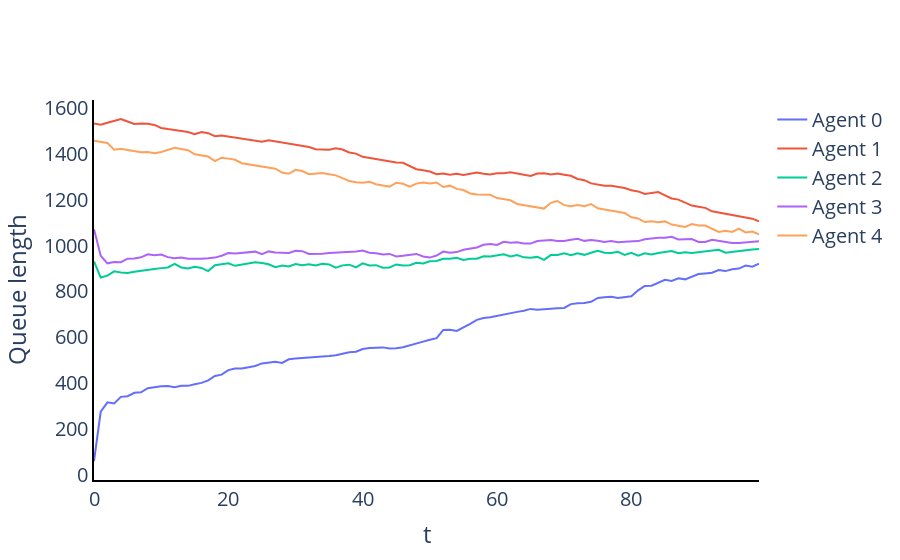
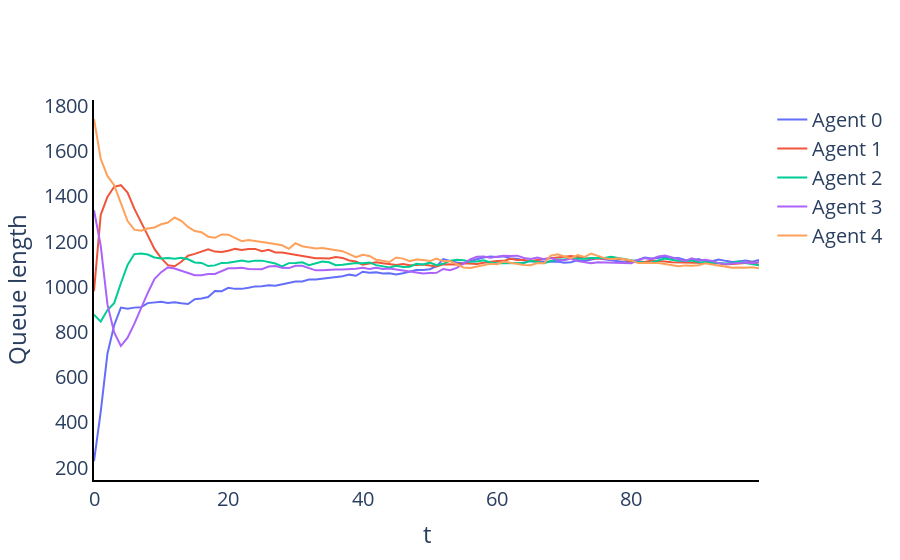
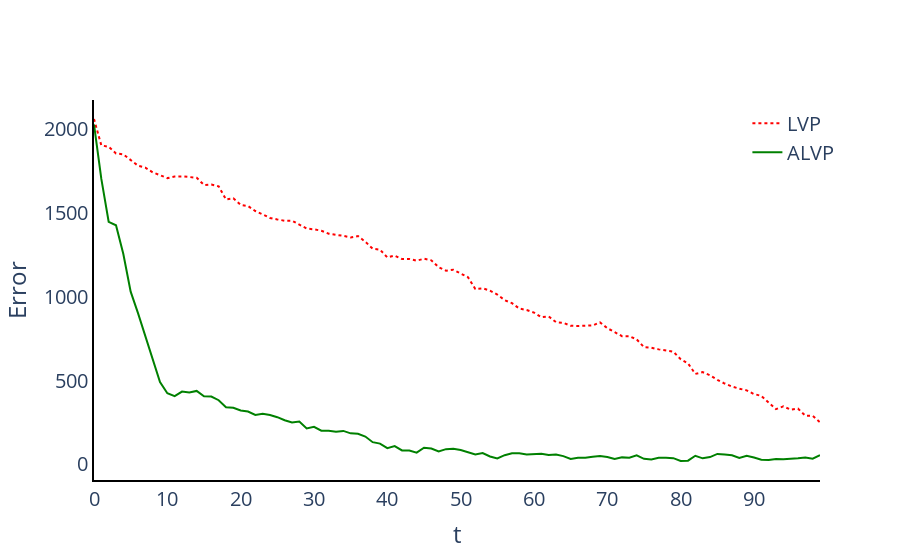
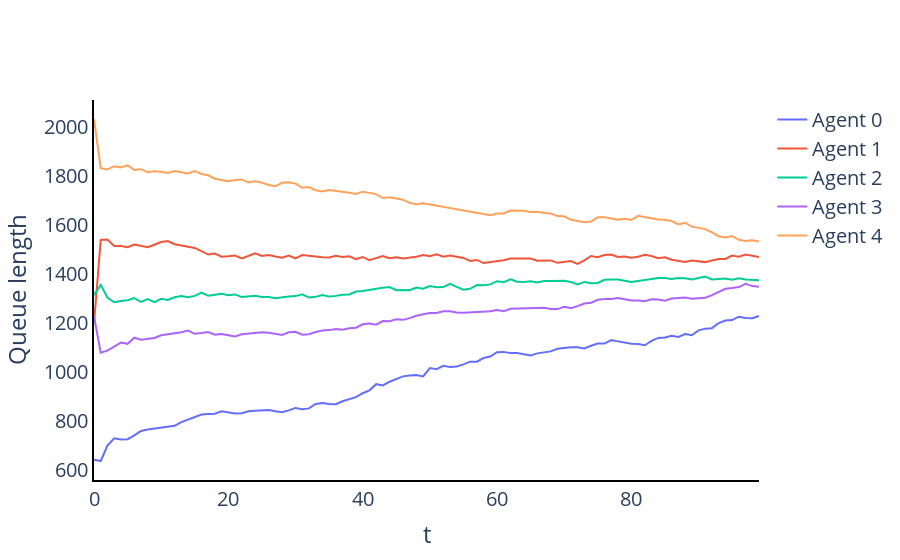

These figures' notebook cell, in order:
### Markdown cell above
For number of iterations iter run lvp and alvp.


alvp parameters specified in variable parameters and saved in file.

### Code cell
iter = 10
for i in range(iter):
    for j in range(1):
        print(f"{i} out of {ooop}")
#         mu = 0.8 + 0.1*i
        parameters = {
            "L": 7.1,
            "mu": 0.9,
            "h": 0.2,
            "eta": 0.8,
            "gamma": [[0.07, 0.09, 0.11][0]],
            "alpha": [0.07, 0.09, 0.11][1]
        }
        np.save("cache/params.npy", parameters)
        print(parameters)

        res = os.system("start.sh")

        n = np.load("cache/agents.npy")

        layout = go.Layout(plot_bgcolor='rgba(0,0,0,0)')
        fig = go.Figure(layout=layout)
        data_lvp = {}
        for k in range(n):
            sequence = np.load(f"cache/agent_{k}_sequence_lvp.npy")[:,0]
            data_lvp[f"Agent_{k}"] = sequence
            fig.add_trace(go.Scatter(y=sequence,
                                         x=list(range(len(sequence))),
                                         name=f"Agent {k}",
                                         mode="lines"))
            
            fig.update_layout(
                xaxis_title="t",
                yaxis_title="Queue length",
                font = dict(size = 20)
            )
            fig.update_xaxes(showline=True, linewidth=2, linecolor='black', gridcolor='white')
            fig.update_yaxes(showline=True, linewidth=2, linecolor='black', gridcolor='white')
            
        fig.show()
#         fig.write_html(f"trash/trash{ind1}.html");
        
#         ind1 = ind1 + 1
#         print(f"Index: {ind1}")
        df_lvp = add_error(pd.DataFrame(data_lvp), "Agent", n)

        fig = go.Figure(layout=layout)
        data_alvp = {}
        try:
            for k in range(n):
                sequence = np.load(f"cache/agent_{k}_sequence_alvp.npy")[:,0]
                data_alvp[f"Agent_{k}"] = sequence
                fig.add_trace(go.Scatter(y=sequence,
                                             x=list(range(len(sequence))),
                                             name=f"Agent {k}",
                                 mode="lines"))
                fig.update_layout(
                    xaxis_title="t",
                    yaxis_title="Queue length",
                    font = dict(size = 20)
                )
                fig.update_xaxes(showline=True, linewidth=2, linecolor='black', gridcolor='white')
                fig.update_yaxes(showline=True, linewidth=2, linecolor='black', gridcolor='white')
            fig.show()
            
#             fig.write_html(f"trash/trash{ind1}.html");
#             ind1 = ind1 + 1
#             print(f"Index: {ind1}")
            df_alvp = add_error(pd.DataFrame(data_alvp), "Agent", n)
            data_alvp = None
        except Exception:
            print("Exception")
            continue

        layout = go.Layout(plot_bgcolor='rgba(0,0,0,0)')
        fig = go.Figure(layout=layout)
        fig.add_trace(go.Scatter(y=df_lvp["Error"],
                                 x=df_lvp.index,
                                 name=f"LVP",
                                 mode="lines",
                        line={'dash': 'dot', 'color': 'red'}))


        fig.add_trace(go.Scatter(y=df_alvp["Error"],
                             x=df_alvp.index,
                             name=f"ALVP",
                             mode="lines",
                        line={'dash': 'solid', 'color': 'green'}))

        fig.update_layout(
            xaxis_title="t",
            yaxis_title="Error",
            legend = dict(
                yanchor="top",
                y=0.99,
                xanchor="left",
                x=0.9
            ),
            font = dict(size = 20)
        )
        fig.update_xaxes(showline=True, linewidth=2, linecolor='black', gridcolor='white')
        fig.update_yaxes(showline=True, linewidth=2, linecolor='black', gridcolor='white')

        fig.show()
#         fig.write_html(f"trash/trash{ind1}.html");
#         ind1 = ind1 + 1
#         print(f"Index: {ind1}")
        if i > 0:
            alvp_er[f"Error_{i}"] = df_alvp.loc[:,["Error"]]
            lvp_er[f"Error_{i}"] = df_lvp.loc[:, ["Error"]]
        else:
            alvp_er = df_alvp.loc[:,["Error"]].rename(columns={"Error": "Error_0"})
            lvp_er = df_lvp.loc[:, ["Error"]].rename(columns={"Error": "Error_0"})
            
    
print("Finish")
